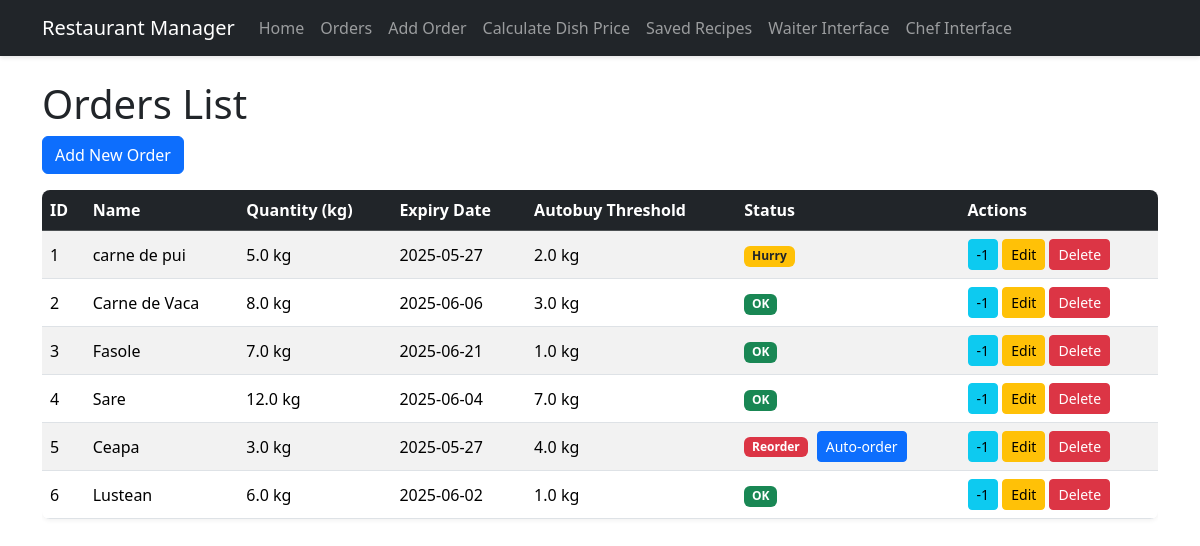
The page /orders on the database its author committed.
### python/app.py (models this page shows, shortened)
class Orders(db.Model):
    id = db.Column(db.Integer, primary_key=True)
    name = db.Column(db.String(100), nullable=False)
    quantity = db.Column(db.Float, nullable=False)  # in kg
    expiry_date = db.Column(db.Date, nullable=False)
    autobuy_threshold = db.Column(db.Float, nullable=False)
    created_at = db.Column(db.DateTime, default=datetime.utcnow)
    def get_expiry_status(self):
        today = datetime.now().date()
        days_until_expiry = (self.expiry_date - today).days
        if days_until_expiry < 0:
            return "expired"
        elif days_until_expiry <= 5:
            return "hurry"
        else:
            return "ok"

### python/app.py (the view)
@app.route('/orders', methods=['GET'])
def get_orders():
    orders = Orders.query.all()
    return render_template('orders.html', orders=orders)

### python/templates/orders.html
{% extends 'base.html' %}
{% block content %}
<h1>Orders List</h1>
<a href="{{ url_for('add_order') }}" class="btn btn-primary mb-3">Add New Order</a>
{% if orders %}
<div class="table-responsive">
    <table class="table table-striped table-hover">
        <thead class="table-dark">
            <tr>
                <th>ID</th>
                <th>Name</th>
                <th>Quantity (kg)</th>
                <th>Expiry Date</th>
                <th>Autobuy Threshold</th>
                <th>Status</th>
                <th>Actions</th>
            </tr>
        </thead>
        <tbody>
            {% for order in orders %}
            <tr>
                <td>{{ order.id }}</td>
                <td>{{ order.name }}</td>
                <td>{{ order.quantity }} kg</td>
                <td>{{ order.expiry_date.strftime('%Y-%m-%d') }}</td>
                <td>{{ order.autobuy_threshold }} kg</td>                <td>                    {% if order.quantity <= order.autobuy_threshold %}
                    <span class="badge bg-danger">Reorder</span>
                    <form method="POST" action="{{ url_for('auto_order', id=order.id) }}" style="display: inline; margin-left: 5px;">
                        <button type="button" class="btn btn-sm btn-primary" onclick="confirmAutoOrder('{{ order.name }}', this.form)">Auto-order</button>
                    </form>
                    {% else %}
                        {% set expiry_status = order.get_expiry_status() %}
                        {% if expiry_status == "expired" %}
                        <span class="badge bg-dark">Expired</span>
                        {% elif expiry_status == "hurry" %}
                        <span class="badge bg-warning text-dark">Hurry</span>
                        {% else %}
                        <span class="badge bg-success">OK</span>
                        {% endif %}
                    {% endif %}
                </td>
                <td>
                    <form method="POST" action="{{ url_for('reduce_order_quantity', id=order.id) }}" style="display: inline;">
                        <button type="submit" class="btn btn-sm btn-info" title="Reduce quantity by 1">-1</button>
                    </form>
                    <a href="{{ url_for('edit_order', id=order.id) }}" class="btn btn-sm btn-warning">Edit</a>
                    <form method="POST" action="{{ url_for('delete_order', id=order.id) }}" style="display: inline;">
                        <button type="submit" class="btn btn-sm btn-danger" onclick="return confirm('Are you sure you want to delete this order?')">Delete</button>
                    </form>
                </td>
            </tr>
            {% endfor %}
        </tbody>
    </table>
</div>
{% else %}
<div class="alert alert-info">
    No orders found. <a href="{{ url_for('add_order') }}">Add your first order</a>.
</div>
{% endif %}
{% endblock %}

### python/templates/base.html (shortened to what this page needs)
<!DOCTYPE html>
<html lang="en">
<head>
    <link rel="stylesheet" href="{{ url_for('static', filename='css/style.css') }}">
    <link href="https://cdn.jsdelivr.net/npm/bootstrap@5.3.2/dist/css/bootstrap.min.css" rel="stylesheet">
</head>
<body>
    <nav class="navbar navbar-expand-lg navbar-dark bg-dark">
        <div class="container">
            <a class="navbar-brand" href="/">Restaurant Manager</a>
            <div class="collapse navbar-collapse" id="navbarNav">
                <ul class="navbar-nav">
                    <li class="nav-item">
                        <a class="nav-link" href="/">Home</a>
                    </li>
                    <li class="nav-item">
                        <a class="nav-link" href="/orders">Orders</a>
                    </li>
                    <li class="nav-item">
                        <a class="nav-link" href="/orders/add">Add Order</a>
                    </li>
                    <li class="nav-item">
                        <a class="nav-link" href="/calculate-price">Calculate Dish Price</a>
                    </li>
                    <li class="nav-item">
                        <a class="nav-link" href="/recipes">Saved Recipes</a>
                    </li>
                    <li class="nav-item">
                        <a class="nav-link" href="/waiter">Waiter Interface</a>
                    </li>
                    <li class="nav-item">
                        <a class="nav-link" href="/chef">Chef Interface</a>
                    </li>
                </ul>
            </div>
        </div>
    </nav>    <div class="container mt-4">
        {% block content %}{% endblock %}
    </div><script src="https://cdn.jsdelivr.net/npm/bootstrap@5.3.2/dist/js/bootstrap.bundle.min.js"></script>
</body>
</html>

### python/static/css/style.css (style rules this page uses)
body { font-family: 'Segoe UI', Tahoma, Geneva, Verdana, sans-serif; background-color: #f8f9fa; }
.navbar { box-shadow: 0 2px 4px rgba(0, 0, 0, 0.1); margin-bottom: 20px; }
.table { box-shadow: 0 2px 4px rgba(0, 0, 0, 0.05); border-radius: 0.5rem; overflow: hidden; }
.table th, .table td { vertical-align: middle; }
.btn { border-radius: 0.25rem; }
.btn-primary { background-color: #0d6efd; border-color: #0d6efd; }
.expiring-soon { background-color: rgba(255, 193, 7, 0.1); }
.below-threshold { background-color: #f8d7da; }
.badge { font-size: 0.9em; padding: 0.35em 0.65em; }

### rows shown on the page
Orders: id "1", name "carne de pui", quantity "5.0", expiry_date "2025-05-27", autobuy_threshold "2.0", shows "Hurry"
Orders: id "2", name "Carne de Vaca", quantity "8.0", expiry_date "2025-06-06", autobuy_threshold "3.0", shows "OK"
Orders: id "3", name "Fasole", quantity "7.0", expiry_date "2025-06-21", autobuy_threshold "1.0", shows "OK"
Orders: id "4", name "Sare", quantity "12.0", expiry_date "2025-06-04", autobuy_threshold "7.0", shows "OK"
Orders: id "5", name "Ceapa", quantity "3.0", expiry_date "2025-05-27", autobuy_threshold "4.0"
Orders: id "6", name "Lustean", quantity "6.0", expiry_date "2025-06-02", autobuy_threshold "1.0", shows "OK"
